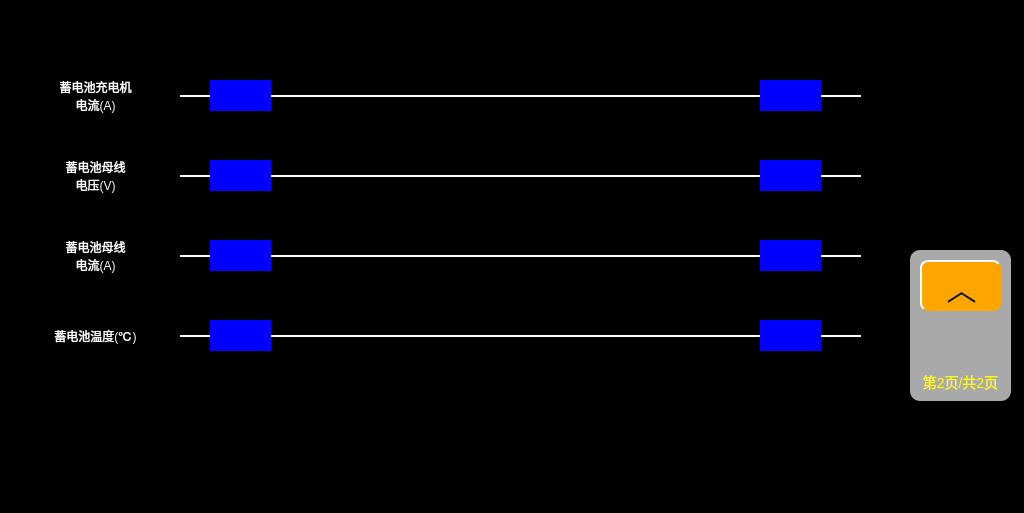
<?xml version="1.0" encoding="UTF-8"?>
<ui version="4.0">
 <class>VehicleSIVPage2</class>
 <widget class="QWidget" name="VehicleSIVPage2">
  <property name="geometry">
   <rect>
    <x>0</x>
    <y>0</y>
    <width>1024</width>
    <height>513</height>
   </rect>
  </property>
  <property name="windowTitle">
   <string>Form</string>
  </property>
  <property name="styleSheet">
   <string notr="true">QWidget
{
	background-color:black;
}
QLabel
{
	font: 20px, &quot;微软雅黑&quot;;
	color:white;
background-color:blue;
}
QPushButton
{
	background-color:brown ;
	border-top: 2px solid white;	
	border-left: 2px solid white;
}</string>
  </property>
  <widget class="QLabel" name="BCTTC2lbl">
   <property name="geometry">
    <rect>
     <x>760</x>
     <y>320</y>
     <width>61</width>
     <height>31</height>
    </rect>
   </property>
   <property name="text">
    <string/>
   </property>
   <property name="alignment">
    <set>Qt::AlignCenter</set>
   </property>
  </widget>
  <widget class="QLabel" name="BCTTC1lbl">
   <property name="geometry">
    <rect>
     <x>210</x>
     <y>320</y>
     <width>61</width>
     <height>31</height>
    </rect>
   </property>
   <property name="text">
    <string/>
   </property>
   <property name="alignment">
    <set>Qt::AlignCenter</set>
   </property>
  </widget>
  <widget class="QLabel" name="LBLBCCChargeCurrentTC1">
   <property name="geometry">
    <rect>
     <x>210</x>
     <y>80</y>
     <width>61</width>
     <height>31</height>
    </rect>
   </property>
   <property name="text">
    <string/>
   </property>
   <property name="alignment">
    <set>Qt::AlignCenter</set>
   </property>
  </widget>
  <widget class="QLabel" name="lbl1_12">
   <property name="geometry">
    <rect>
     <x>180</x>
     <y>335</y>
     <width>681</width>
     <height>2</height>
    </rect>
   </property>
   <property name="styleSheet">
    <string notr="true">background-color:white;</string>
   </property>
   <property name="text">
    <string/>
   </property>
   <property name="alignment">
    <set>Qt::AlignCenter</set>
   </property>
  </widget>
  <widget class="QLabel" name="lbl1_19">
   <property name="geometry">
    <rect>
     <x>180</x>
     <y>95</y>
     <width>681</width>
     <height>2</height>
    </rect>
   </property>
   <property name="styleSheet">
    <string notr="true">background-color:white;</string>
   </property>
   <property name="text">
    <string/>
   </property>
   <property name="alignment">
    <set>Qt::AlignCenter</set>
   </property>
  </widget>
  <widget class="QLabel" name="lbl1_20">
   <property name="geometry">
    <rect>
     <x>20</x>
     <y>70</y>
     <width>151</width>
     <height>51</height>
    </rect>
   </property>
   <property name="styleSheet">
    <string notr="true">background-color:black;</string>
   </property>
   <property name="text">
    <string>蓄电池充电机
电流(A)</string>
   </property>
   <property name="alignment">
    <set>Qt::AlignCenter</set>
   </property>
  </widget>
  <widget class="QLabel" name="LBLBCCChargeCurrentTC2">
   <property name="geometry">
    <rect>
     <x>760</x>
     <y>80</y>
     <width>61</width>
     <height>31</height>
    </rect>
   </property>
   <property name="text">
    <string/>
   </property>
   <property name="alignment">
    <set>Qt::AlignCenter</set>
   </property>
  </widget>
  <widget class="QLabel" name="lbl1_6">
   <property name="geometry">
    <rect>
     <x>20</x>
     <y>320</y>
     <width>151</width>
     <height>31</height>
    </rect>
   </property>
   <property name="styleSheet">
    <string notr="true">background-color:black;</string>
   </property>
   <property name="text">
    <string>蓄电池温度(℃)</string>
   </property>
   <property name="alignment">
    <set>Qt::AlignCenter</set>
   </property>
  </widget>
  <widget class="QLabel" name="lbl1_21">
   <property name="geometry">
    <rect>
     <x>20</x>
     <y>150</y>
     <width>151</width>
     <height>51</height>
    </rect>
   </property>
   <property name="styleSheet">
    <string notr="true">background-color:black;</string>
   </property>
   <property name="text">
    <string>蓄电池母线
电压(V)</string>
   </property>
   <property name="alignment">
    <set>Qt::AlignCenter</set>
   </property>
  </widget>
  <widget class="QLabel" name="LBLBCCVoltageTC1">
   <property name="geometry">
    <rect>
     <x>210</x>
     <y>160</y>
     <width>61</width>
     <height>31</height>
    </rect>
   </property>
   <property name="text">
    <string/>
   </property>
   <property name="alignment">
    <set>Qt::AlignCenter</set>
   </property>
  </widget>
  <widget class="QLabel" name="lbl1_22">
   <property name="geometry">
    <rect>
     <x>180</x>
     <y>175</y>
     <width>681</width>
     <height>2</height>
    </rect>
   </property>
   <property name="styleSheet">
    <string notr="true">background-color:white;</string>
   </property>
   <property name="text">
    <string/>
   </property>
   <property name="alignment">
    <set>Qt::AlignCenter</set>
   </property>
  </widget>
  <widget class="QLabel" name="LBLBCCVoltageTC2">
   <property name="geometry">
    <rect>
     <x>760</x>
     <y>160</y>
     <width>61</width>
     <height>31</height>
    </rect>
   </property>
   <property name="text">
    <string/>
   </property>
   <property name="alignment">
    <set>Qt::AlignCenter</set>
   </property>
  </widget>
  <widget class="QLabel" name="lbl1_23">
   <property name="geometry">
    <rect>
     <x>20</x>
     <y>230</y>
     <width>151</width>
     <height>51</height>
    </rect>
   </property>
   <property name="styleSheet">
    <string notr="true">background-color:black;</string>
   </property>
   <property name="text">
    <string>蓄电池母线
电流(A)</string>
   </property>
   <property name="alignment">
    <set>Qt::AlignCenter</set>
   </property>
  </widget>
  <widget class="QLabel" name="LBLBCCCurrentTC1">
   <property name="geometry">
    <rect>
     <x>210</x>
     <y>240</y>
     <width>61</width>
     <height>31</height>
    </rect>
   </property>
   <property name="text">
    <string/>
   </property>
   <property name="alignment">
    <set>Qt::AlignCenter</set>
   </property>
  </widget>
  <widget class="QLabel" name="lbl1_24">
   <property name="geometry">
    <rect>
     <x>180</x>
     <y>255</y>
     <width>681</width>
     <height>2</height>
    </rect>
   </property>
   <property name="styleSheet">
    <string notr="true">background-color:white;</string>
   </property>
   <property name="text">
    <string/>
   </property>
   <property name="alignment">
    <set>Qt::AlignCenter</set>
   </property>
  </widget>
  <widget class="QLabel" name="LBLBCCCurrentTC2">
   <property name="geometry">
    <rect>
     <x>760</x>
     <y>240</y>
     <width>61</width>
     <height>31</height>
    </rect>
   </property>
   <property name="text">
    <string/>
   </property>
   <property name="alignment">
    <set>Qt::AlignCenter</set>
   </property>
  </widget>
  <widget class="QLabel" name="lbl1_13">
   <property name="geometry">
    <rect>
     <x>910</x>
     <y>250</y>
     <width>101</width>
     <height>151</height>
    </rect>
   </property>
   <property name="styleSheet">
    <string notr="true">background-color:gray;
border-radius:10px;
font:14px;
color:yellow;
background-color:darkgray;</string>
   </property>
   <property name="text">
    <string>






第2页/共2页</string>
   </property>
   <property name="alignment">
    <set>Qt::AlignCenter</set>
   </property>
  </widget>
  <widget class="QPushButton" name="NextPageBtn">
   <property name="geometry">
    <rect>
     <x>920</x>
     <y>260</y>
     <width>81</width>
     <height>51</height>
    </rect>
   </property>
   <property name="focusPolicy">
    <enum>Qt::NoFocus</enum>
   </property>
   <property name="styleSheet">
    <string notr="true">font:30px;
color:black;
background-color:orange;
border-radius:8px;</string>
   </property>
   <property name="text">
    <string>︿</string>
   </property>
  </widget>
  <zorder>lbl1_19</zorder>
  <zorder>lbl1_12</zorder>
  <zorder>lbl1_22</zorder>
  <zorder>lbl1_24</zorder>
  <zorder>BCTTC2lbl</zorder>
  <zorder>BCTTC1lbl</zorder>
  <zorder>LBLBCCChargeCurrentTC1</zorder>
  <zorder>lbl1_20</zorder>
  <zorder>LBLBCCChargeCurrentTC2</zorder>
  <zorder>lbl1_6</zorder>
  <zorder>lbl1_21</zorder>
  <zorder>LBLBCCVoltageTC1</zorder>
  <zorder>LBLBCCVoltageTC2</zorder>
  <zorder>lbl1_23</zorder>
  <zorder>LBLBCCCurrentTC1</zorder>
  <zorder>LBLBCCCurrentTC2</zorder>
  <zorder>lbl1_13</zorder>
  <zorder>NextPageBtn</zorder>
 </widget>
 <resources/>
 <connections/>
</ui>
